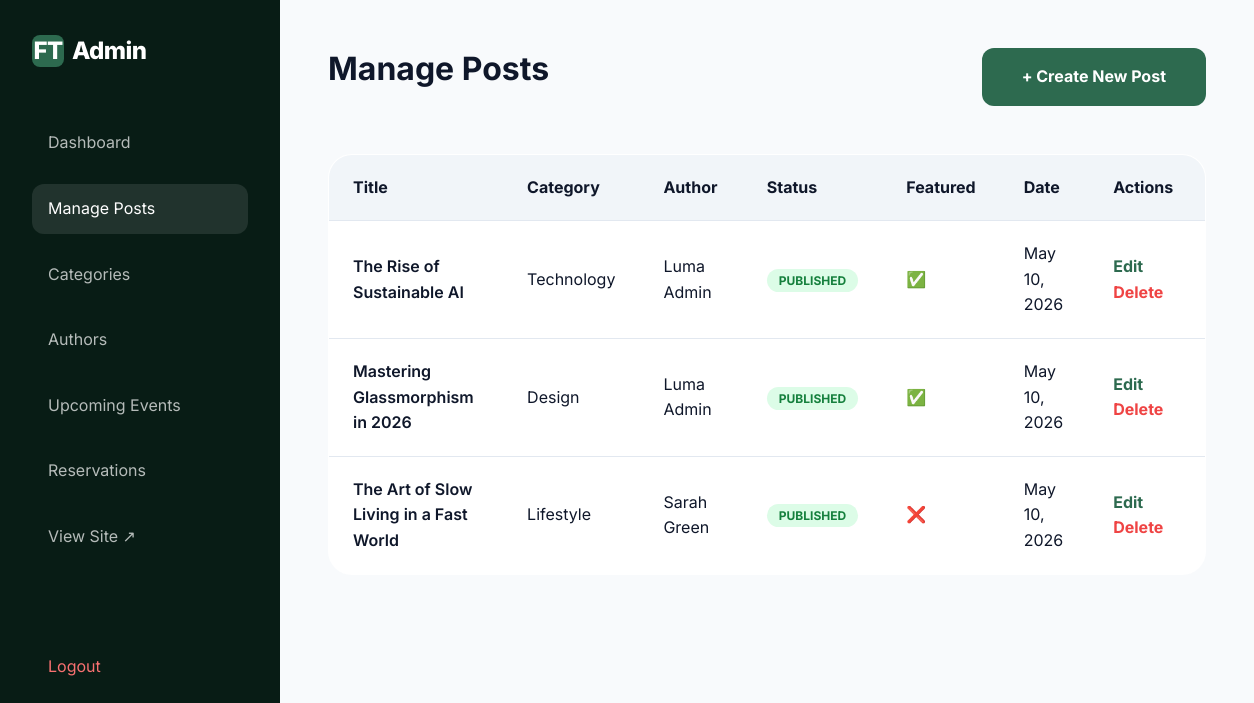
The page /admin/posts.php (signed in) on the database its author committed.
### tables this page shows
CREATE TABLE IF NOT EXISTS posts (
    id INT AUTO_INCREMENT PRIMARY KEY,
    category_id INT,
    author_id INT,
    title VARCHAR(255) NOT NULL,
    slug VARCHAR(255) NOT NULL UNIQUE,
    content TEXT NOT NULL,
    excerpt TEXT,
    featured_image VARCHAR(255),
    status ENUM('draft', 'published') DEFAULT 'draft',
    featured BOOLEAN DEFAULT FALSE,
    created_at TIMESTAMP DEFAULT CURRENT_TIMESTAMP,
    updated_at TIMESTAMP DEFAULT CURRENT_TIMESTAMP ON UPDATE CURRENT_TIMESTAMP,
    FOREIGN KEY (category_id) REFERENCES categories(id) ON DELETE SET NULL,
    FOREIGN KEY (author_id) REFERENCES authors(id) ON DELETE SET NULL
);

CREATE TABLE IF NOT EXISTS categories (
    id INT AUTO_INCREMENT PRIMARY KEY,
    name VARCHAR(255) NOT NULL,
    slug VARCHAR(255) NOT NULL UNIQUE,
    description TEXT,
    image VARCHAR(255),
    created_at TIMESTAMP DEFAULT CURRENT_TIMESTAMP
);

CREATE TABLE IF NOT EXISTS authors (
    id INT AUTO_INCREMENT PRIMARY KEY,
    name VARCHAR(255) NOT NULL,
    bio TEXT,
    image VARCHAR(255),
    created_at TIMESTAMP DEFAULT CURRENT_TIMESTAMP
);

### functions.php (called while the page is built, shortened)
<?php
require_once 'config.php';
function format_date($date) {
    return date('M d, Y', strtotime($date));
}
function e($text) {
    return htmlspecialchars($text, ENT_QUOTES, 'UTF-8');
}
function get_all_posts_admin() {
    global $pdo;
    $stmt = $pdo->query("SELECT p.*, c.name as category_name, a.name as author_name
                         FROM posts p
                         LEFT JOIN categories c ON p.category_id = c.id
                         LEFT JOIN authors a ON p.author_id = a.id
                         ORDER BY p.created_at DESC");
    return $stmt->fetchAll();
}

### admin/posts.php (the view, shortened to what this page needs)
<?php
require_once '../functions.php';
$posts = get_all_posts_admin();
?>
<!DOCTYPE html>
<html lang="en">
<head>
    <link rel="stylesheet" href="../assets/css/style.css">
</head>
<body>
    <aside class="admin-sidebar">
        <div class="logo">
            <div class="logo-icon">FT</div>
            <span>Admin</span>
        </div>
        <ul class="sidebar-nav">
            <li><a href="index.php">Dashboard</a></li>
            <li><a href="posts.php" class="active">Manage Posts</a></li>
            <li><a href="categories.php">Categories</a></li>
            <li><a href="authors.php">Authors</a></li>
            <li><a href="events.php">Upcoming Events</a></li>
            <li><a href="reservations.php">Reservations</a></li>
            <li><a href="../index.php" target="_blank">View Site ↗</a></li>
            <li style="margin-top: 5rem;"><a href="logout.php" style="color: #f87171;">Logout</a></li>
        </ul>
    </aside>
    <main class="admin-main">
        <div style="display: flex; justify-content: space-between; align-items: center; margin-bottom: 3rem;">
            <h1>Manage Posts</h1>
            <a href="post_add.php" class="btn-primary">+ Create New Post</a>
        </div>
        <table class="admin-table">
            <thead>
                <tr>
                    <th>Title</th>
                    <th>Category</th>
                    <th>Author</th>
                    <th>Status</th>
                    <th>Featured</th>
                    <th>Date</th>
                    <th>Actions</th>
                </tr>
            </thead>
            <tbody>
                <?php foreach ($posts as $post): ?>
                <tr>
                    <td style="font-weight: 600;"><?php echo e($post['title']); ?></td>
                    <td><?php echo e($post['category_name']); ?></td>
                    <td><?php echo e($post['author_name']); ?></td>
                    <td><span class="status-pill status-<?php echo $post['status']; ?>"><?php echo $post['status']; ?></span></td>
                    <td><?php echo $post['featured'] ? '✅' : '❌'; ?></td>
                    <td><?php echo format_date($post['created_at']); ?></td>
                    <td>
                        <a href="post_edit.php?id=<?php echo $post['id']; ?>" class="btn-action" style="color: var(--primary-700);">Edit</a>
                        <a href="posts.php?delete=<?php echo $post['id']; ?>" class="btn-action" style="color: #ef4444;" onclick="return confirm('Are you sure?')">Delete</a>
                    </td>
                </tr>
                <?php endforeach; ?>
            </tbody>
        </table>
    </main>
</body>
</html>

### assets/css/style.css (style rules this page uses)
:root { --primary-900: #081c15; --primary-800: #1b4332; --primary-700: #2d6a4f; --primary-600: #40916c; --primary-500: #52b788; --primary-400: #74c69d; --primary-300: #95d5b2; --primary-200: #b7e4c7; --primary-100: #d8f3dc; --bg-light: #f8fafc; --bg-white: #ffffff; --text-dark: #0f172a; --text-muted: #64748b; --border: #e2e8f0; --shadow-sm: 0 1px 2px 0 rgb(0 0 0 / 0.05); --shadow-md: 0 4px 6px -1px rgb(0 0 0 / 0.1), 0 2px 4px -2px rgb(0 0 0 / 0.1); --shadow-lg: 0 10px 15px -3px rgb(0 0 0 / 0.1), 0 4px 6px -4px rgb(0 0 0 / 0.1); --glass: rgba(255, 255, 255, 0.8); --transition: all 0.3s cubic-bezier(0.4, 0, 0.2, 1); }
* { margin: 0; padding: 0; box-sizing: border-box; }
body { font-family: 'Inter', sans-serif; background-color: var(--bg-light); color: var(--text-dark); line-height: 1.6; overflow-x: hidden; }
a { text-decoration: none; color: inherit; transition: var(--transition); }
ul { list-style: none; }
h1, h2, h3, h4, h5, h6 { font-weight: 700; line-height: 1.2; margin-bottom: 1rem; }
.logo { font-size: 1.5rem; font-weight: 800; letter-spacing: -0.025em; display: flex; align-items: center; gap: 0.5rem; }
.logo-icon { width: 32px; height: 32px; background: var(--primary-700); border-radius: 8px; display: flex; align-items: center; justify-content: center; color: white; }
.btn-primary { background: var(--primary-700); color: white; padding: 1rem 2.5rem; border: none; border-radius: 0.75rem; font-weight: 700; cursor: pointer; transition: var(--transition); display: inline-block; }

### admin/posts.php (style rules this page uses)
:root { --sidebar-width: 280px; }
body { display: flex; background: #f8fafc; }
.admin-sidebar { width: var(--sidebar-width); height: 100vh; background: var(--primary-900); color: white; position: fixed; padding: 2rem; }
.admin-main { margin-left: var(--sidebar-width); flex: 1; padding: 3rem; }
.sidebar-nav { margin-top: 3rem; list-style: none; }
.sidebar-nav li { margin-bottom: 1rem; }
.sidebar-nav a { color: rgba(255,255,255,0.7); text-decoration: none; display: block; padding: 0.75rem 1rem; border-radius: 0.75rem; }
.sidebar-nav a:hover, .sidebar-nav a.active { background: rgba(255,255,255,0.1); color: white; }
.admin-table { width: 100%; background: white; border-radius: 1.5rem; border: 1px solid var(--border); border-collapse: collapse; overflow: hidden; margin-top: 2rem; }
.admin-table th, .admin-table td { padding: 1.25rem 1.5rem; text-align: left; border-bottom: 1px solid var(--border); }
.admin-table th { background: #f1f5f9; }
.status-pill { padding: 0.25rem 0.75rem; border-radius: 1rem; font-size: 0.75rem; font-weight: 700; text-transform: uppercase; }
.status-published { background: #dcfce7; color: #15803d; }
.btn-action { text-decoration: none; font-weight: 700; margin-right: 1rem; }

### rows shown on the page
posts: title "The Rise of Sustainable AI", category.name "Technology", author.name "Luma Admin", status "PUBLISHED", created_at "May 10, 2026"
posts: title "Mastering Glassmorphism in 2026", category.name "Design", author.name "Luma Admin", status "PUBLISHED", created_at "May 10, 2026"
posts: title "The Art of Slow Living in a Fast World", category.name "Lifestyle", author.name "Sarah Green", status "PUBLISHED", created_at "May 10, 2026"
